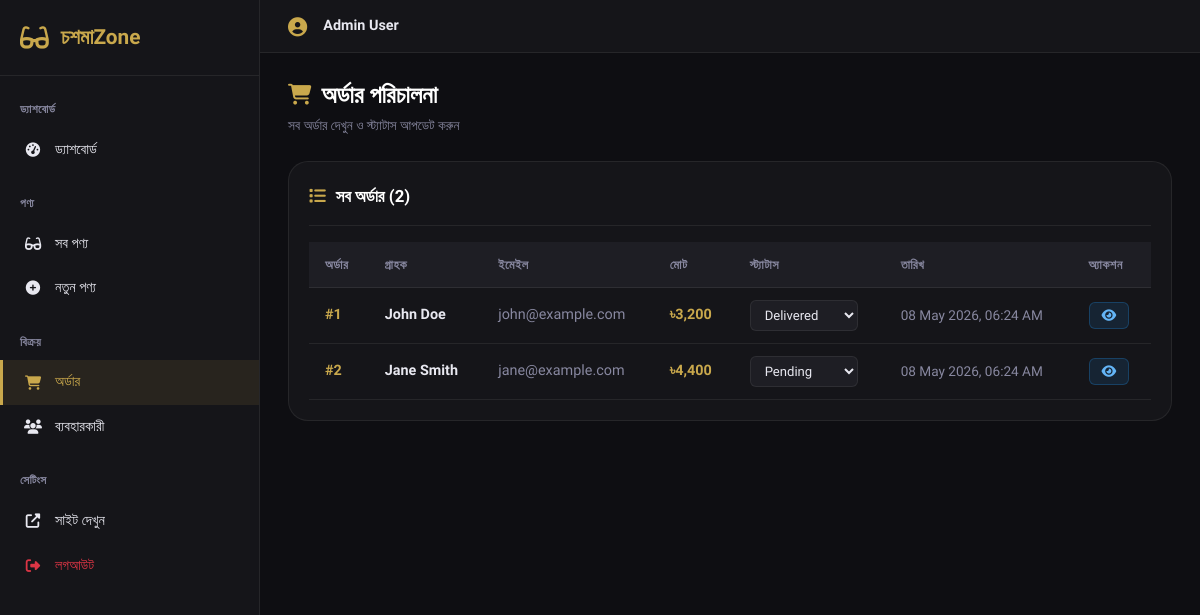
Page /admin/orders (signed in) on the committed database.
### tables this page shows
CREATE TABLE IF NOT EXISTS orders (
    id INT AUTO_INCREMENT PRIMARY KEY,
    user_id INT,
    total_amount DECIMAL(10, 2) NOT NULL,
    status ENUM('pending', 'confirmed', 'shipped', 'delivered', 'cancelled') DEFAULT 'pending',
    shipping_address TEXT,
    created_at TIMESTAMP DEFAULT CURRENT_TIMESTAMP,
    FOREIGN KEY (user_id) REFERENCES users(id)
);

CREATE TABLE IF NOT EXISTS users (
    id INT AUTO_INCREMENT PRIMARY KEY,
    name VARCHAR(100) NOT NULL,
    email VARCHAR(100) UNIQUE NOT NULL,
    password VARCHAR(255) NOT NULL,
    role ENUM('customer', 'admin') DEFAULT 'customer',
    email_verified TINYINT(1) DEFAULT 0,
    verification_token VARCHAR(64),
    reset_token VARCHAR(64),
    reset_token_expires DATETIME,
    created_at TIMESTAMP DEFAULT CURRENT_TIMESTAMP
);

### controllers/AdminController.php (called while the page is built, shortened)
<?php
class AdminController extends Controller {
    private $db;
    public function __construct() {
        $this->db           = Database::getInstance();
    }
    public function orders() {
        $stmt = $this->db->prepare('
            SELECT o.*, u.name, u.email
            FROM orders o
            LEFT JOIN users u ON o.user_id = u.id
            ORDER BY o.created_at DESC
        ');
        $stmt->execute();
        $orders = $stmt->fetchAll(PDO::FETCH_ASSOC);
        $this->render('admin/orders', [
            'orders' => $orders,
            'page'   => 'orders',
        ]);
    }
}

### core/Database.php (called while the page is built, shortened)
<?php
class Database {
    private static $instance = null;
    private function __construct() {
        try {
            $this->conn = new PDO(
                "mysql:host=" . DB_HOST . ";dbname=" . DB_NAME,
                DB_USER,
                DB_PASS,
                [PDO::ATTR_ERRMODE => PDO::ERRMODE_EXCEPTION]
            );
        } catch (PDOException $e) {
            die("Connection failed: " . $e->getMessage());
        }
    }
    public static function getInstance() {
        if (!self::$instance) {
            self::$instance = new Database();
        }
        return self::$instance->conn;
    }
}

### views/admin/orders.php (the view, shortened to what this page needs)
<div class="admin-page-header">
    <div>
        <h1 class="admin-page-title"><i class="fas fa-shopping-cart"></i> অর্ডার পরিচালনা</h1>
        <p class="admin-page-sub">সব অর্ডার দেখুন ও স্ট্যাটাস আপডেট করুন</p>
    </div>
</div>
<div class="admin-card">
    <div class="admin-card-header">
        <div class="admin-card-title"><i class="fas fa-list"></i> সব অর্ডার (<?= count($orders ?? []) ?>)</div>
    </div>
    <div style="overflow-x:auto;">
        <table class="admin-table">
            <thead>
                <tr>
                    <th>অর্ডার</th>
                    <th>গ্রাহক</th>
                    <th>ইমেইল</th>
                    <th>মোট</th>
                    <th>স্ট্যাটাস</th>
                    <th>তারিখ</th>
                    <th>অ্যাকশন</th>
                </tr>
            </thead>
            <tbody>
                <?php if (!empty($orders)): ?>
                    <?php foreach ($orders as $order): ?>
                    <tr>
                        <td style="color:var(--gold);font-weight:700;">#<?= e($order['id']) ?></td>
                        <td style="font-weight:600;"><?= e($order['name'] ?? 'অতিথি') ?></td>
                        <td style="color:var(--text-muted);"><?= e($order['email'] ?? 'N/A') ?></td>
                        <td style="color:var(--gold);font-weight:700;">৳<?= number_format($order['total_amount'], 0) ?></td>
                        <td>
                            <select class="order-status-select" data-order-id="<?= $order['id'] ?>" style="background:var(--dark-3);border:1px solid var(--border-dim);color:var(--text);padding:6px 10px;border-radius:6px;font-size:0.82rem;cursor:pointer;">
                                <?php foreach (['pending'=>'Pending','processing'=>'Processing','confirmed'=>'Confirmed','shipped'=>'Shipped','delivered'=>'Delivered','cancelled'=>'Cancelled'] as $val => $label): ?>
                                    <option value="<?= $val ?>" <?= $order['status'] === $val ? 'selected' : '' ?>><?= $label ?></option>
                                <?php endforeach; ?>
                            </select>
                        </td>
                        <td style="color:var(--text-muted);font-size:0.85rem;"><?= date('d M Y, h:i A', strtotime($order['created_at'])) ?></td>
                        <td>
                            <a href="<?= SITE_URL ?>/admin/order/<?= $order['id'] ?>" class="btn action-btn-sm btn-edit" title="বিস্তারিত দেখুন">
                                <i class="fas fa-eye"></i>
                            </a>
                        </td>
                    </tr>
                    <?php endforeach; ?>
                <?php else: ?>
                    <tr><td colspan="7">
                        <div class="admin-empty"><i class="fas fa-inbox"></i><p>কোনো অর্ডার নেই।</p></div>
                    </td></tr>
                <?php endif; ?>
            </tbody>
        </table>
    </div>
</div>

### core/Controller.php (shortened to what this page needs)
<?php
class Controller {
    public function render($view, $data = []) {
        extract($data);
        $viewPath = APP_PATH . '/views/' . $view . '.php';
        if (file_exists($viewPath)) {
            include $viewPath;
        } else {
            echo "View not found: $view";
        }
        $content = ob_get_clean();
        if (strpos($view, 'admin/') === 0) {
            include APP_PATH . '/views/layout/admin.php';
        } else {
            include APP_PATH . '/views/layout/main.php';
        }
    }
}

### index.php (shortened to what this page needs)
<?php
require_once __DIR__ . '/core/Database.php';
require_once __DIR__ . '/core/Controller.php';
function e($string) {
    return htmlspecialchars($string, ENT_QUOTES, 'UTF-8');
}
function asset($path) {
    return SITE_URL . '/assets/' . $path;
}
$request_uri = parse_url($_SERVER['REQUEST_URI'], PHP_URL_PATH);
$path = trim($request_uri, '/');
$segments = explode('/', $path);
$controller_name = $segments[0] ?? '';
$action = $segments[1] ?? '';
switch ($controller_name) {
    case 'admin':
        require_once APP_PATH . '/controllers/AdminController.php';
        $controller = new AdminController();
        switch ($action) {
            case 'orders':
                $controller->orders();
                break;
        }
        break;
}

### views/layout/admin.php (shortened to what this page needs)
<!DOCTYPE html>
<html lang="<?= isset($_SESSION['lang']) && $_SESSION['lang'] === 'en' ? 'en' : 'bn' ?>">
<head>
    <link href="https://cdnjs.cloudflare.com/ajax/libs/bootstrap/5.3.0/css/bootstrap.min.css" rel="stylesheet">
    <link href="https://cdnjs.cloudflare.com/ajax/libs/font-awesome/6.4.0/css/all.min.css" rel="stylesheet">
    <link href="<?= asset('css/style.css') ?>" rel="stylesheet">
    <link href="<?= asset('css/admin.css') ?>" rel="stylesheet">
</head>
<body class="admin-body">
<div class="admin-wrapper">
    <aside class="admin-sidebar" id="adminSidebar">
        <div class="sidebar-brand">
            <i class="fas fa-glasses"></i>
            <span>চশমাZone</span>
        </div>
        <nav class="sidebar-nav">
            <div class="nav-section">ড্যাশবোর্ড</div>
            <a href="<?= SITE_URL ?>/admin" class="nav-item <?= ($page ?? '') === 'dashboard' ? 'active' : '' ?>">
                <i class="fas fa-tachometer-alt"></i> ড্যাশবোর্ড
            </a>
            <div class="nav-section">পণ্য</div>
            <a href="<?= SITE_URL ?>/admin/products" class="nav-item <?= ($page ?? '') === 'products' ? 'active' : '' ?>">
                <i class="fas fa-glasses"></i> সব পণ্য
            </a>
            <a href="<?= SITE_URL ?>/admin/addProduct" class="nav-item <?= ($page ?? '') === 'add-product' ? 'active' : '' ?>">
                <i class="fas fa-plus-circle"></i> নতুন পণ্য
            </a>
            <div class="nav-section">বিক্রয়</div>
            <a href="<?= SITE_URL ?>/admin/orders" class="nav-item <?= ($page ?? '') === 'orders' ? 'active' : '' ?>">
                <i class="fas fa-shopping-cart"></i> অর্ডার
            </a>
            <a href="<?= SITE_URL ?>/admin/users" class="nav-item <?= ($page ?? '') === 'users' ? 'active' : '' ?>">
                <i class="fas fa-users"></i> ব্যবহারকারী
            </a>
            <div class="nav-section">সেটিংস</div>
            <a href="<?= SITE_URL ?>" class="nav-item" target="_blank">
                <i class="fas fa-external-link-alt"></i> সাইট দেখুন
            </a>
            <a href="<?= SITE_URL ?>/auth/logout" class="nav-item text-danger">
                <i class="fas fa-sign-out-alt"></i> লগআউট
            </a>
        </nav>
    </aside>
    <div class="admin-main">
        <header class="admin-header">
            <div class="admin-header-right">
                <div class="admin-user">
                    <i class="fas fa-user-circle me-2"></i>
                    <?= e($_SESSION['user_name'] ?? 'Admin') ?>
                </div>
            </div>
        </header>
        <div class="admin-content">
            <?= $content ?>
        </div>
    </div>
</div>
</body>
</html>

### assets/css/style.css (style rules this page uses)
:root { --gold: #c9a84c; --gold-light: #e8c96d; --gold-dark: #8b6914; --black: #060608; --dark: #0e0e12; --dark-2: #151519; --dark-3: #1e1e24; --dark-4: #2a2a32; --border: rgba(201,168,76,0.18); --border-dim: rgba(255,255,255,0.07); --text: #e8e8f0; --text-muted: #8888a0; --text-dim: #555568; --white: #ffffff; --red: #e05454; --green: #4caf7d; --radius: 12px; --radius-lg: 20px; --shadow: 0 8px 40px rgba(0,0,0,0.6); --shadow-gold: 0 8px 30px rgba(201,168,76,0.25); --trans: all 0.3s cubic-bezier(0.4,0,0.2,1); }
*, *::before, *::after { margin:0; padding:0; box-sizing:border-box; }
html { scroll-behavior:smooth; }
body { font-family: 'Hind Siliguri', 'Space Grotesk', sans-serif; background: var(--black); color: var(--text); line-height: 1.7; overflow-x: hidden; }
a { text-decoration:none; color:inherit; }
.btn { display:inline-flex; align-items:center; gap:8px; padding: 12px 28px; border-radius: 8px; font-weight:600; font-size:0.95rem; cursor:pointer; transition: var(--trans); border:none; white-space:nowrap; }
.nav-item { position:relative; }

### rows in the picture
orders: id "1", user.name "John Doe", user.email "john@example.com", total_amount "3,200", status+id "Delivered", created_at "08 May 2026, 06:24 AM"
orders: id "2", user.name "Jane Smith", user.email "jane@example.com", total_amount "4,400", status+id "Pending", created_at "08 May 2026, 06:24 AM"

### other values in the picture
$_SESSION['user_name'] "Admin User"
count($orders ?? []) "2"
